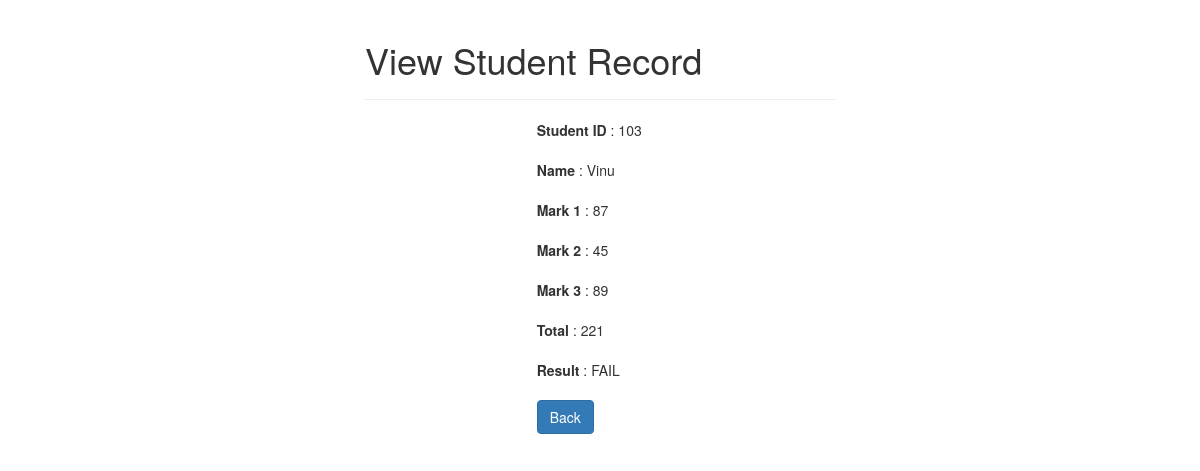
/read.php?id=103, run on the app's committed database.
### tables this page shows
CREATE TABLE IF NOT EXISTS `student` (
  `studentid` int(11) NOT NULL,
  `name` varchar(100) NOT NULL,
  `mark1` int(11) NOT NULL,
  `mark2` int(11) NOT NULL,
  `mark3` int(11) NOT NULL,
  `total` int(11) NOT NULL,
  `result` varchar(10) DEFAULT NULL
);

### read.php (the view, shortened to what this page needs)
<?php
require_once 'connection.php';
?>
<!DOCTYPE html>
<html lang="en">
<head>
   <link rel="stylesheet" href="include/bootstrap.css">
</head>
<body>
    <div class="wrapper">
        <div class="container-fluid">
            <div class="row">
                <div class="col-md-12">
                    <div class="page-header">
                        <h1>View Student Record</h1>
                    </div>
                        <?php
                    $studentid = $_GET['id'];
                     $sql = "select * from student where studentid=$studentid";
                    $result = $connect->query($sql);
                          if($result->num_rows > 0) {
                            if($row = $result->fetch_assoc()) {
                            ?>
                <div class="col-lg-4 col-lg-offset-4">
                    <div class="form-group">
                            <label>Student ID </label>
                         : <?php echo $row['studentid']  ?>
                        </div>
                        <div class="form-group">
                            <label>Name</label>
                              : <?php echo $row['name']  ?>
                        </div>
                        <div class="form-group">
                            <label>Mark 1</label>
                         : <?php echo $row['mark1']  ?>
                        </div>
                        <div class="form-group">
                            <label>Mark 2</label>
                           : <?php echo $row['mark2']  ?>
                        </div>
                    <div class="form-group">
                            <label>Mark 3</label>
                            : <?php echo $row['mark3']  ?>
                        </div>
                    <div class="form-group">
                            <label>Total </label>
                              : <?php echo $row['total']  ?>
                        </div>
                    <div class="form-group">
                            <label>Result </label>
                            : <?php echo $row['result']  ?>
                        </div>
                            <?php
                         }
                         }
                         else
                         {
                          echo  "<p class='lead'><em>No records were found.</em></p>";
                         }
                         ?>
                    <p><a href="index.php" class="btn btn-primary">Back</a></p>
                      </div>
                </div>
            </div>
        </div>
    </div>
</body>
</html>

### read.php (style rules this page uses)
.wrapper { width: 500px; margin: 0 auto; }

### data on the page
student: studentid "103", name "Vinu", mark1 "87", mark2 "45", mark3 "89", total "221", result "FAIL"
